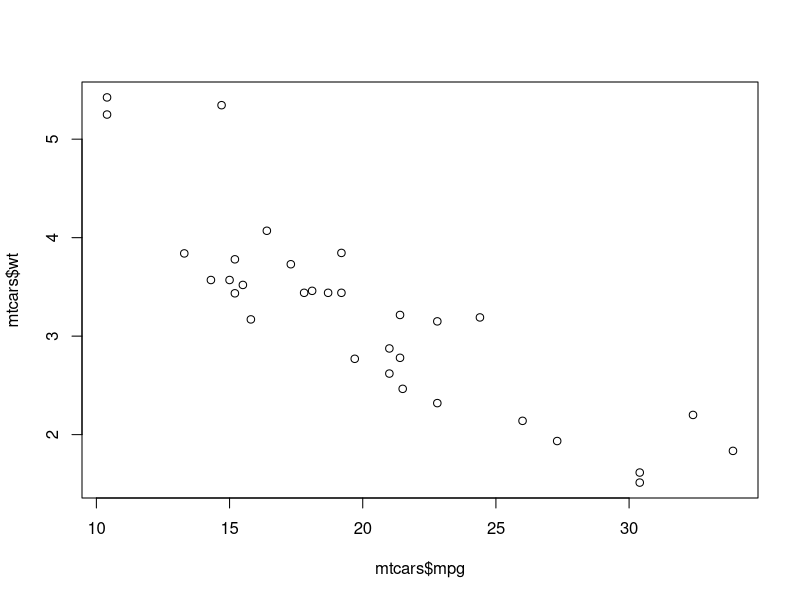
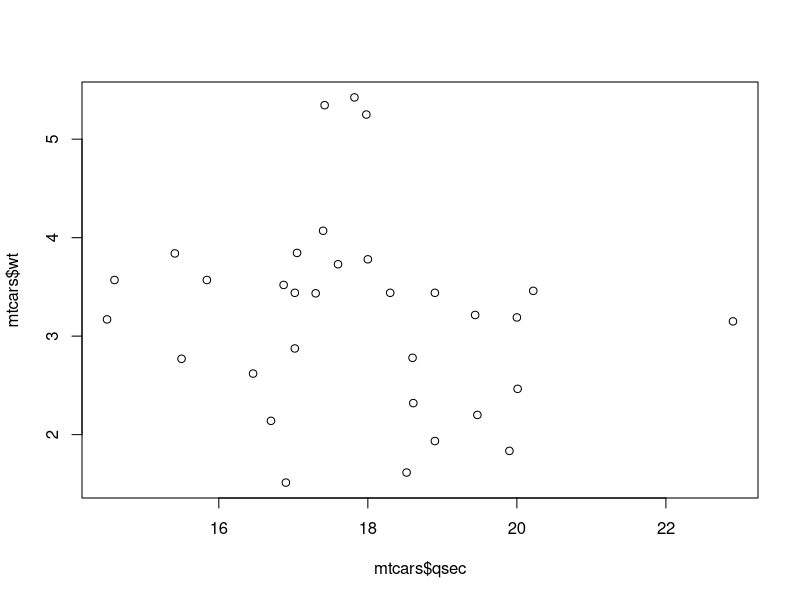
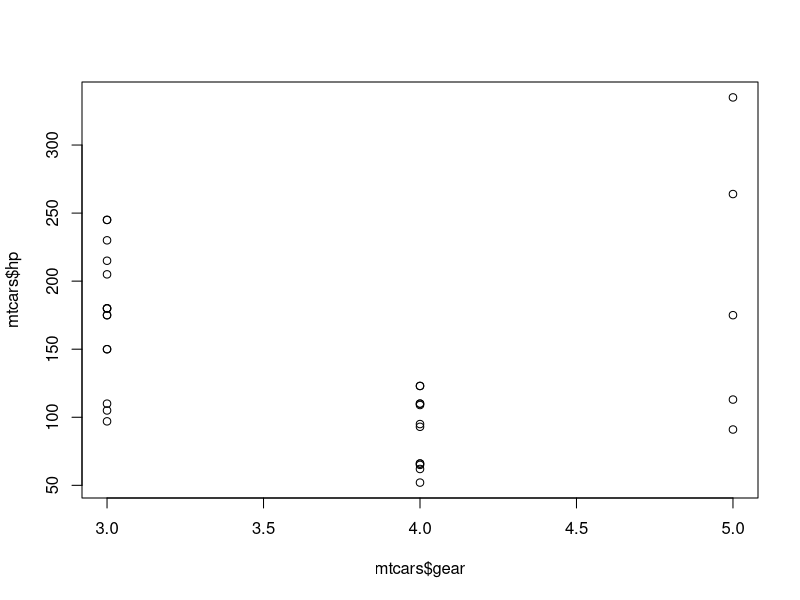

Source code (R) for these figures, in order:
## ---- chunk 1
plot(mtcars$mpg, mtcars$wt)

plot(mtcars$qsec, mtcars$wt)

plot(mtcars$gear, mtcars$hp)
